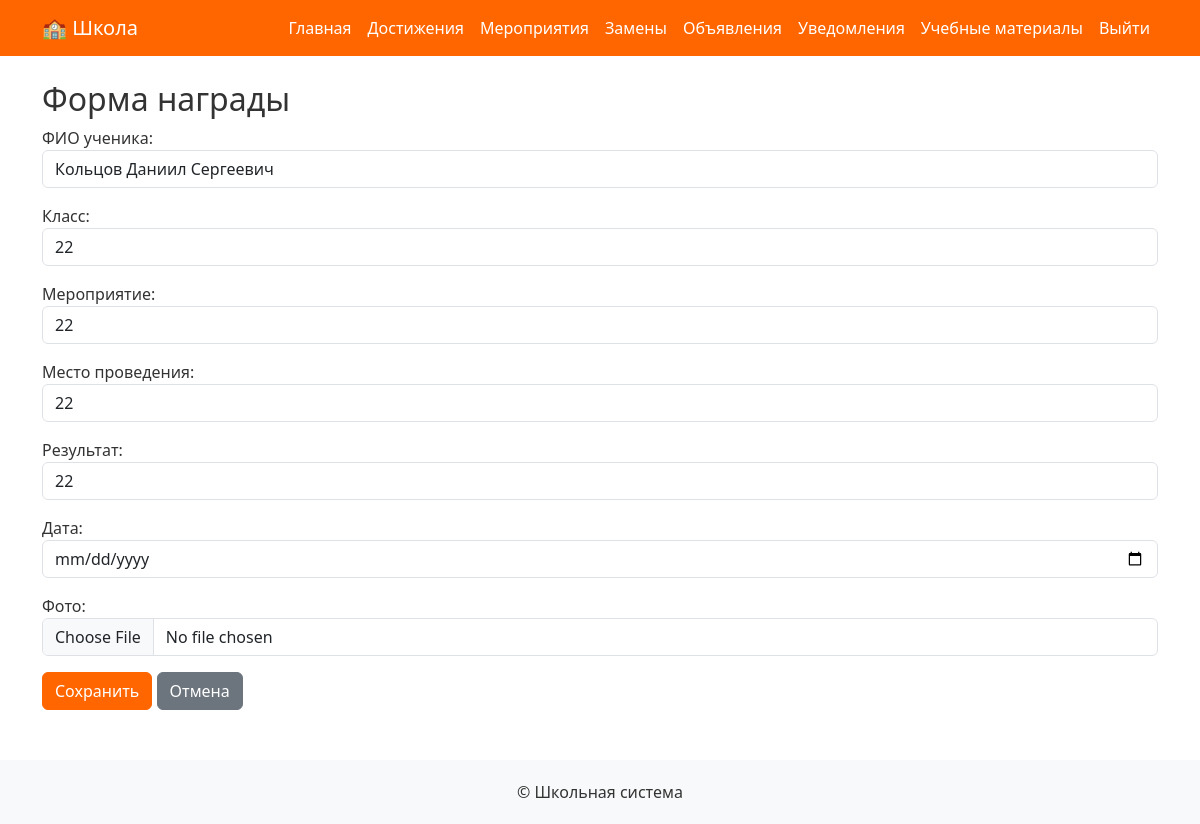
Page /awards/update/3/ (signed in) on the committed database.
### awards/models.py (models this page shows, shortened)
class Award(models.Model):
    teacher = models.ForeignKey(User, on_delete=models.CASCADE, related_name='awards')
    student_name = models.CharField("ФИО ученика", max_length=255)
    student_class = models.CharField("Класс", max_length=50)
    event_name = models.CharField("Название мероприятия", max_length=255)
    place = models.CharField("Место", max_length=255)
    photo = models.ImageField("Фото", upload_to='awards_photos/', blank=True, null=True)
    date = models.DateField("Дата мероприятия")
    created_at = models.DateTimeField(auto_now_add=True)
    resaulted = models.CharField("Результат", max_length=255, blank=True, null=True)
    class Meta:
        ordering = ['-date', 'student_name']
        verbose_name = "Достижение"
        verbose_name_plural = "Достижения"

### awards/views.py (the view)
# urls.py: path('update/<int:pk>/', views.award_update, name='award_update'),
@login_required
def award_update(request, pk):
    award = get_object_or_404(Award, pk=pk)
    if not request.user.is_admin and award.teacher != request.user:
        messages.error(request, "У вас нет доступа для редактирования этого достижения.")
        return redirect('awards:award_list')
    form = AwardForm(request.POST or None, request.FILES or None, instance=award)
    if request.method == 'POST' and form.is_valid():
        form.save()
        messages.success(request, "Достижение обновлено!")
        return redirect('awards:award_list')
    return render(request, 'awards/award_form.html', {'form': form})

### awards/forms.py
class AwardForm(forms.ModelForm):
    class Meta:
        model = Award
        fields = ['student_name', 'student_class', 'event_name', 'place','resaulted', 'date', 'photo']
        widgets = {
            'student_name': forms.TextInput(attrs={'class': 'form-control'}),
            'student_class': forms.TextInput(attrs={'class': 'form-control'}),
            'event_name': forms.TextInput(attrs={'class': 'form-control'}),
            'place': forms.TextInput(attrs={'class': 'form-control'}),
            'resaulted' : forms.TextInput(attrs={'class': 'form-control'}),
            'date': forms.DateInput(attrs={'type': 'date', 'class': 'form-control'}),
            'photo': forms.ClearableFileInput(attrs={'class': 'form-control'}),
        }
        labels = {
            'student_name': 'ФИО ученика',
            'student_class': 'Класс',
            'event_name': 'Мероприятие',
            'place': 'Место проведения',
            'resaulted': 'Результат',
            'date': 'Дата',
            'photo': 'Фото',
        }

### templates/awards/award_form.html (shortened to what this page needs)
{% extends 'base.html' %}
{% block content %}
<h2>Форма награды</h2>
<form method="POST" enctype="multipart/form-data">
    {{ form.as_p }}
    <button type="submit" class="btn btn-primary">Сохранить</button>
    <a href="{% url 'awards:award_list' %}" class="btn btn-secondary">Отмена</a>
</form>
{% endblock %}

### templates/base.html (style rules this page uses)
body { background-color: #ffffff; color: #333; }
.btn-primary { background-color: #ff6600; border-color: #ff6600; }

### rows in the picture
Award: student_name "Кольцов Даниил Сергеевич", student_class "22", event_name "22", place "22", resaulted "22"
